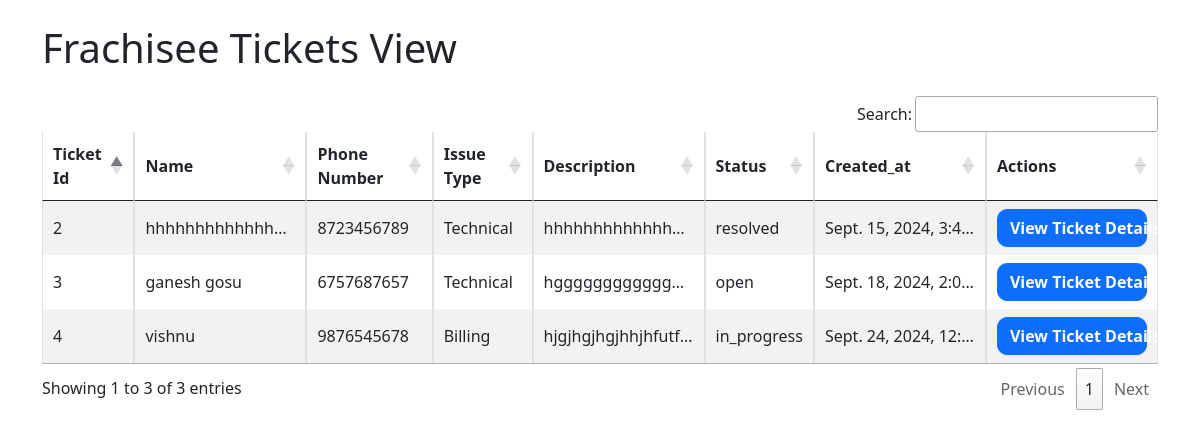
Page /Franchisee_ticketview/ on the committed database.
### hyd/models.py (models this page shows, shortened)
class FranchiseeTicket(models.Model):
    ISSUE_TYPE_CHOICES = [
        ('Technical', 'Technical'),
        ('Billing', 'Billing'),
        ('General', 'General'),
        ('Personal', 'Personal'),
        ('Others', 'Others'),
    ]
    TICKET_STATUS_CHOICES = [
        ('New', 'New'),
        ('Open', 'Open'),
        ('In Progress', 'In Progress'),
        ('Resolved', 'Resolved'),
    ]
    ticket_id = models.AutoField(primary_key=True)
    issue_type = models.CharField(max_length=20, choices=ISSUE_TYPE_CHOICES)
    description = models.TextField()
    status = models.CharField(max_length=20, default='New', choices=TICKET_STATUS_CHOICES)
    created_at = models.DateTimeField(auto_now_add=True)
    updated_at = models.DateTimeField(auto_now=True)
    name = models.CharField(max_length=100, validators=[validate_only_letters])
    phone_number = models.CharField(max_length=15, validators=[validate_mobile_number])
    email = models.EmailField(max_length=254, unique=True, validators=[validate_email])

### hyd/views.py (the view)
# urls.py: path('Franchisee_ticketview/',views.Franchisee_ticketview,name='franchisee_ticketview'),
def Franchisee_ticketview(request):
     franchisee_data=FranchiseeTicket.objects.all()
     return render(request,'franchisee/fran_viewticket.html',{'franchisee_data':franchisee_data})

### hyd/templates/franchisee/fran_viewticket.html (shortened to what this page needs)
<!DOCTYPE html>
<html lang="en">
<head>
    <link href="https://cdn.jsdelivr.net/npm/bootstrap@5.0.2/dist/css/bootstrap.min.css" rel="stylesheet">
    <link rel="stylesheet" href="https://cdn.datatables.net/1.13.6/css/jquery.dataTables.min.css">
    <link rel="stylesheet" href="https://cdn.datatables.net/buttons/2.3.6/css/buttons.dataTables.min.css">
    <link rel="stylesheet" href="https://cdn.datatables.net/responsive/2.4.1/css/responsive.dataTables.min.css">
</head>
<body>
    <div class="container my-4">
        <h1 class="mb-4">Frachisee Tickets View</h1>
        <table id="ticketTable" class="table table-bordered table-striped table-responsive">
            <thead>
                <tr>
                    <th>Ticket Id</th>
                    <th>Name</th>
                    <th>Phone Number</th>
                    <th>Issue Type</th>
                    <th>Description</th>
                    <th>Status</th>
                    <th>Created_at</th>
                    <th>Actions</th>
                </tr>
            </thead>
            <tbody>
                {% for x in franchisee_data %}
                <tr>
                    <td>{{ x.ticket_id }}</td>
                    <td>{{ x.name }}</td>
                    <td>{{ x.phone_number }}</td>
                    <td>{{ x.issue_type }}</td>
                    <td>{{ x.description }}</td>
                    <td>{{ x.status }}</td>
                    <td>{{ x.created_at }}</td>
                    <td>
                        <a href="{% url 'Franchisee_ticket_details' x.pk %}" class="btn btn-primary">
                            <b>View Ticket Details</b>
                        </a>
                    </td>
                </tr>
                {% endfor %}
            </tbody>
        </table>
    </div>
</body>
</html>

### hyd/templates/franchisee/fran_viewticket.html (style rules this page uses)
table th { text-align: center; vertical-align: middle; }
table td { vertical-align: middle; max-width: 150px; overflow: hidden; text-overflow: ellipsis; white-space: nowrap; }
table { width: 100%; table-layout: auto; }
a.btn-primary { border-radius: 10px; width: 100%; }

### rows in the picture
FranchiseeTicket: ticket_id "2", name "hhhhhhhhhhhhh…", phone_number "8723456789", issue_type "Technical", description "hhhhhhhhhhhhh…", status "resolved", created_at "Sept. 15, 2024, 3:4…"
FranchiseeTicket: ticket_id "3", name "ganesh gosu", phone_number "6757687657", issue_type "Technical", description "hgggggggggggg…", status "open", created_at "Sept. 18, 2024, 2:0…"
FranchiseeTicket: ticket_id "4", name "vishnu", phone_number "9876545678", issue_type "Billing", description "hjgjhgjhgjhhjhfutf…", status "in_progress", created_at "Sept. 24, 2024, 12:…"
